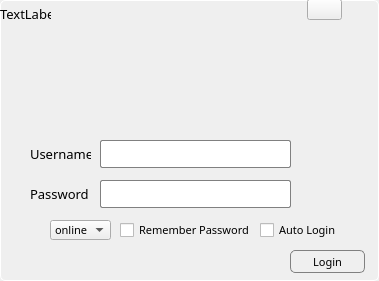
<?xml version="1.0" encoding="UTF-8"?>
<ui version="4.0">
 <class>QQLogin</class>
 <widget class="QDialog" name="QQLogin">
  <property name="geometry">
   <rect>
    <x>0</x>
    <y>0</y>
    <width>379</width>
    <height>281</height>
   </rect>
  </property>
  <property name="sizePolicy">
   <sizepolicy hsizetype="Fixed" vsizetype="Fixed">
    <horstretch>0</horstretch>
    <verstretch>0</verstretch>
   </sizepolicy>
  </property>
  <property name="font">
   <font>
    <family>微软雅黑</family>
    <pointsize>10</pointsize>
   </font>
  </property>
  <property name="windowTitle">
   <string/>
  </property>
  <property name="windowOpacity">
   <double>1.000000000000000</double>
  </property>
  <property name="styleSheet">
   <string notr="true">QDialog {
background-image: url(:/new/login/images/LoginPanel/Background/login_bg.png);
border:1px solid white;
border-radius:5px;
padding:2px 4px;
}
</string>
  </property>
  <widget class="QPushButton" name="pb_login_">
   <property name="geometry">
    <rect>
     <x>290</x>
     <y>250</y>
     <width>75</width>
     <height>23</height>
    </rect>
   </property>
   <property name="font">
    <font>
     <family>微软雅黑</family>
     <pointsize>8</pointsize>
    </font>
   </property>
   <property name="layoutDirection">
    <enum>Qt::LeftToRight</enum>
   </property>
   <property name="styleSheet">
    <string notr="true">QPushButton{
border:1px solid gray;
border-radius:5px;
}

QPushButton:focus{
border:1px solid gray;
border-radius:5px;
background-image: url(:/new/login/images/LoginPanel/btn_focus.png);
}

QPushButton:hover{
border:1px solid gray;
border-radius:5px;
background-image: url(:/new/login/images/LoginPanel/btn_highlight.png);
}

QPushButton:pressed{
border:1px solid gray;
border-radius:5px;
background-image: url(:/new/login/images/LoginPanel/btn_down.png);
}</string>
   </property>
   <property name="text">
    <string>Login</string>
   </property>
   <property name="default">
    <bool>true</bool>
   </property>
  </widget>
  <widget class="QLabel" name="label">
   <property name="geometry">
    <rect>
     <x>10</x>
     <y>10</y>
     <width>61</width>
     <height>16</height>
    </rect>
   </property>
   <property name="font">
    <font>
     <family>微软雅黑</family>
     <pointsize>11</pointsize>
     <weight>50</weight>
     <bold>false</bold>
    </font>
   </property>
   <property name="styleSheet">
    <string notr="true">background-image: url(:/new/login/images/LoginPanel/bg_white.png);</string>
   </property>
   <property name="text">
    <string/>
   </property>
   <property name="pixmap">
    <pixmap resource="img.qrc">:/new/login/images/LoginPanel/Main_Title.png</pixmap>
   </property>
  </widget>
  <widget class="QLabel" name="label_2">
   <property name="geometry">
    <rect>
     <x>110</x>
     <y>10</y>
     <width>181</width>
     <height>101</height>
    </rect>
   </property>
   <property name="styleSheet">
    <string notr="true">background-image: url(:/new/login/images/LoginPanel/bg_white.png);</string>
   </property>
   <property name="text">
    <string/>
   </property>
   <property name="pixmap">
    <pixmap resource="img.qrc">:/new/login/images/LoginPanel/StdLoginBanner.png</pixmap>
   </property>
  </widget>
  <widget class="QToolButton" name="tb_mini_">
   <property name="geometry">
    <rect>
     <x>307</x>
     <y>-1</y>
     <width>35</width>
     <height>21</height>
    </rect>
   </property>
   <property name="styleSheet">
    <string notr="true">QToolButton{
border-image: url(:/new/login/images/LoginPanel/btn_mini_normal.png);
}

QToolButton:hover{
border-image: url(:/new/login/images/LoginPanel/btn_mini_highlight.png);
}

QToolButton:pressed{
border-image: url(:/new/login/images/LoginPanel/btn_mini_down.png);
}</string>
   </property>
   <property name="text">
    <string/>
   </property>
  </widget>
  <widget class="QToolButton" name="tb_close_">
   <property name="geometry">
    <rect>
     <x>342</x>
     <y>-1</y>
     <width>35</width>
     <height>21</height>
    </rect>
   </property>
   <property name="styleSheet">
    <string notr="true">QToolButton{
border-top-right-radius:5px;
background-image: url(:/new/login/images/LoginPanel/btn_close_normal.png);
}

QToolButton:hover{
border-top-right-radius:5px;
background-image: url(:/new/login/images/LoginPanel/btn_close_highlight.png);
}

QToolButton:pressed{
border-top-right-radius:5px;
background-image: url(:/new/login/images/LoginPanel/btn_close_down.png);
}
</string>
   </property>
   <property name="text">
    <string/>
   </property>
   <property name="popupMode">
    <enum>QToolButton::DelayedPopup</enum>
   </property>
   <property name="toolButtonStyle">
    <enum>Qt::ToolButtonIconOnly</enum>
   </property>
  </widget>
  <widget class="QLineEdit" name="le_password_">
   <property name="geometry">
    <rect>
     <x>100</x>
     <y>180</y>
     <width>191</width>
     <height>28</height>
    </rect>
   </property>
   <property name="font">
    <font>
     <family>微软雅黑</family>
     <pointsize>10</pointsize>
    </font>
   </property>
   <property name="styleSheet">
    <string notr="true">background-image: url(:/new/login/images/LoginPanel/bg_white.png);
border:1px solid gray;
border-radius:2px;</string>
   </property>
   <property name="echoMode">
    <enum>QLineEdit::Password</enum>
   </property>
  </widget>
  <widget class="QComboBox" name="comboBox">
   <property name="geometry">
    <rect>
     <x>50</x>
     <y>220</y>
     <width>61</width>
     <height>20</height>
    </rect>
   </property>
   <property name="font">
    <font>
     <family>微软雅黑</family>
     <pointsize>8</pointsize>
    </font>
   </property>
   <item>
    <property name="text">
     <string>online</string>
    </property>
   </item>
   <item>
    <property name="text">
     <string>leave</string>
    </property>
   </item>
   <item>
    <property name="text">
     <string>busy</string>
    </property>
   </item>
   <item>
    <property name="text">
     <string>hide</string>
    </property>
   </item>
   <item>
    <property name="text">
     <string>don't disturb</string>
    </property>
   </item>
   <item>
    <property name="text">
     <string>free</string>
    </property>
   </item>
  </widget>
  <widget class="QLineEdit" name="le_username_">
   <property name="geometry">
    <rect>
     <x>100</x>
     <y>140</y>
     <width>191</width>
     <height>28</height>
    </rect>
   </property>
   <property name="font">
    <font>
     <family>微软雅黑</family>
     <pointsize>10</pointsize>
     <weight>50</weight>
     <bold>false</bold>
    </font>
   </property>
   <property name="styleSheet">
    <string notr="true">background-image: url(:/new/login/images/LoginPanel/bg_white.png);
border:1px solid gray;
border-radius:2px;</string>
   </property>
  </widget>
  <widget class="QCheckBox" name="checkBox_2">
   <property name="geometry">
    <rect>
     <x>260</x>
     <y>220</y>
     <width>84</width>
     <height>20</height>
    </rect>
   </property>
   <property name="sizePolicy">
    <sizepolicy hsizetype="Preferred" vsizetype="Preferred">
     <horstretch>0</horstretch>
     <verstretch>0</verstretch>
    </sizepolicy>
   </property>
   <property name="font">
    <font>
     <family>微软雅黑</family>
     <pointsize>8</pointsize>
    </font>
   </property>
   <property name="styleSheet">
    <string notr="true">background-image: url(:/new/login/images/LoginPanel/bg_white.png);</string>
   </property>
   <property name="text">
    <string>Auto Login</string>
   </property>
  </widget>
  <widget class="QCheckBox" name="checkBox">
   <property name="geometry">
    <rect>
     <x>120</x>
     <y>220</y>
     <width>131</width>
     <height>20</height>
    </rect>
   </property>
   <property name="sizePolicy">
    <sizepolicy hsizetype="Preferred" vsizetype="Fixed">
     <horstretch>0</horstretch>
     <verstretch>0</verstretch>
    </sizepolicy>
   </property>
   <property name="font">
    <font>
     <family>微软雅黑</family>
     <pointsize>8</pointsize>
    </font>
   </property>
   <property name="styleSheet">
    <string notr="true">background-image: url(:/new/login/images/LoginPanel/bg_white.png);</string>
   </property>
   <property name="text">
    <string>Remember Password</string>
   </property>
  </widget>
  <widget class="QLabel" name="label_3">
   <property name="geometry">
    <rect>
     <x>30</x>
     <y>140</y>
     <width>61</width>
     <height>28</height>
    </rect>
   </property>
   <property name="text">
    <string>Username</string>
   </property>
  </widget>
  <widget class="QLabel" name="label_4">
   <property name="geometry">
    <rect>
     <x>0</x>
     <y>0</y>
     <width>51</width>
     <height>28</height>
    </rect>
   </property>
   <property name="text">
    <string>TextLabel</string>
   </property>
  </widget>
  <widget class="QLabel" name="label_5">
   <property name="geometry">
    <rect>
     <x>30</x>
     <y>180</y>
     <width>61</width>
     <height>28</height>
    </rect>
   </property>
   <property name="text">
    <string>Password</string>
   </property>
  </widget>
 </widget>
 <tabstops>
  <tabstop>le_username_</tabstop>
  <tabstop>le_password_</tabstop>
  <tabstop>comboBox</tabstop>
  <tabstop>checkBox</tabstop>
  <tabstop>checkBox_2</tabstop>
  <tabstop>pb_login_</tabstop>
  <tabstop>tb_close_</tabstop>
  <tabstop>tb_mini_</tabstop>
 </tabstops>
 <resources>
  <include location="img.qrc"/>
 </resources>
 <connections/>
</ui>
